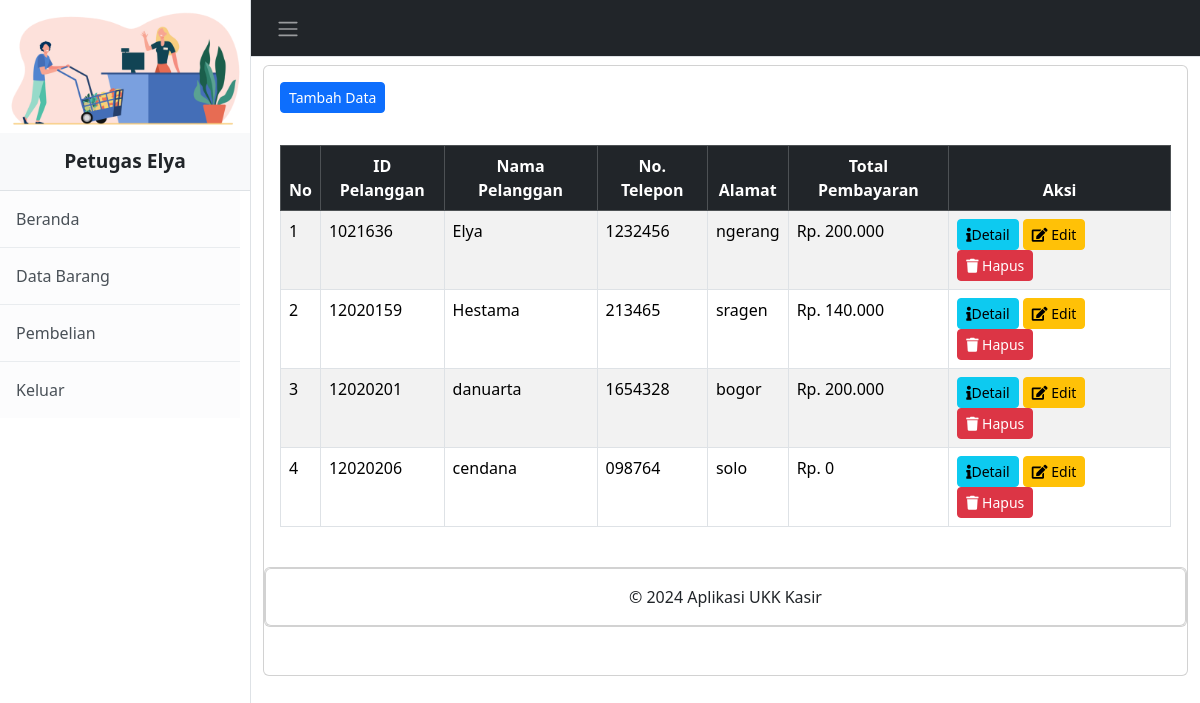
Page /petugas/pembelian.php (signed in) on the committed database.
### tables this page shows
CREATE TABLE `penjualan` (
  `PenjualanID` int(11) NOT NULL,
  `TanggalPenjualan` date NOT NULL,
  `TotalHarga` decimal(10,2) NOT NULL,
  `PelangganID` int(11) NOT NULL
);

CREATE TABLE `pelanggan` (
  `PelangganID` int(11) NOT NULL,
  `NamaPelanggan` varchar(30) NOT NULL,
  `Alamat` text NOT NULL,
  `NomorTelepon` text NOT NULL
);

### petugas/pembelian.php (the view, shortened to what this page needs)
<?php
include "sidebar.php";
?>
<!DOCTYPE html>
<html>
<head>
	<link href="https://cdn.jsdelivr.net/npm/bootstrap@5.3.2/dist/css/bootstrap.min.css" rel="stylesheet">
</head>
<body>
	<div class="container-fluid">
		<div class="content">
<div class="card mt-2">
	<div class="card-body">
		<button type="button" class="btn btn-primary btn-sm" data-bs-toggle="modal" data-bs-target="#tambah-data">
			Tambah Data
		</button>
	</div>
	<div class="card-body">
		<div class="table">
       <table class="table table-striped table-bordered">
          <thead>
            <tr class="table-dark" class="fw-bold" align="center">
					<th>No</th>
					<th>ID Pelanggan</th>
					<th>Nama Pelanggan</th>
					<th>No. Telepon</th>
					<th>Alamat</th>
					<th>Total Pembayaran</th>
					<th>Aksi</th>
				</tr>
			</thead>
			<tbody>
				<?php
				include '../koneksi.php';
				$no = 1;
				$data = mysqli_query($koneksi,"SELECT * FROM pelanggan INNER JOIN penjualan ON pelanggan.PelangganID=penjualan.PelangganID");
				while($d = mysqli_fetch_array($data)){
					?>
					<tr>
						<td><?php echo $no++; ?></td>
						<td><?php echo $d['PelangganID']; ?></td>
						<td><?php echo $d['NamaPelanggan']; ?></td>
						<td><?php echo $d['NomorTelepon']; ?></td>
						<td><?php echo $d['Alamat']; ?></td>
						<td>Rp. <?php echo number_format($d['TotalHarga'], 0, ',', '.'); ?></td>
						<td>
							<a class="btn btn-info btn-sm" href="detail_pembelian.php?PelangganID=<?php echo $d['PelangganID']; ?>"><i class="fa fa-info"></i>Detail</a>
							<button type="button" class="btn btn-warning btn-sm" data-bs-toggle="modal" data-bs-target="#edit-data<?php echo $d['PelangganID']; ?>"><i class="fas fa-edit"></i>
								Edit
							</button>
							<button type="button" class="btn btn-danger btn-sm" data-bs-toggle="modal" data-bs-target="#hapus-data<?php echo $d['PelangganID']; ?>"><i class="fas fa-trash"></i>
								Hapus
							</button>
						</td>
					</tr>
				<?php } ?>
			</tbody>
		</table>
	</div>
</div>
<?php
include "footer.php";
?>

### rows in the picture
penjualan: PelangganID "1021636", PelangganID.NamaPelanggan "Elya", PelangganID.NomorTelepon "1232456", PelangganID.Alamat "ngerang", TotalHarga "200.000"
penjualan: PelangganID "12020159", PelangganID.NamaPelanggan "Hestama", PelangganID.NomorTelepon "213465", PelangganID.Alamat "sragen", TotalHarga "140.000"
penjualan: PelangganID "12020201", PelangganID.NamaPelanggan "danuarta", PelangganID.NomorTelepon "1654328", PelangganID.Alamat "bogor", TotalHarga "200.000"
penjualan: PelangganID "12020206", PelangganID.NamaPelanggan "cendana", PelangganID.NomorTelepon "098764", PelangganID.Alamat "solo", TotalHarga "0"
